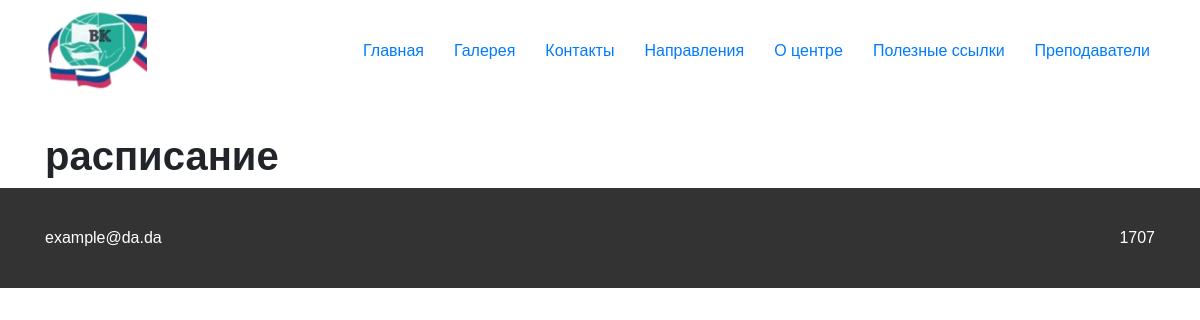
The page /schedule/1/ on the database its author committed.
### main/models.py (models this page shows, shortened)
class InfoPages(models.Model):
    name = models.CharField('название страницы', max_length=40, unique=True)
    content = models.TextField('текст страницы')

class KidsGroup(models.Model):
    name = models.CharField('название группы', max_length=30)
    image = models.ImageField('картинка группы', upload_to='media/KidsGroup')
    schedule = models.TextField('расписание')
    da = models.AutoField
    class Meta:
        verbose_name = "группа детей"
        verbose_name_plural = "группы детей"

class GeneralInfo(models.Model):
    contact_email = models.CharField('имейл, который будет показываться на каждой странице сайта', max_length=50)
    contact_phone = models.CharField('номер телефона, который будет показываться на каждой странице сайта', max_length=50)
    class Meta:
        verbose_name = "общая информация"
        verbose_name_plural = "общая информация"

### main/views.py (the view)
# urls.py: path('schedule/<int:pk>/', views.ScheduleView.as_view()),
class ScheduleView(View):
    def get(self, request, pk):
        group = KidsGroup.objects.get(id=pk)
        return render(request, 'schedule.html', {'group': group})

### main/context_processor.py (called while the page is built)
def extras(request):
    general = GeneralInfo.objects.get(id=1)
    info_pages = InfoPages.objects.values('name')
    return {'general': general, 'info_pages': info_pages}

### templates/schedule.html
{% extends 'base.html' %}
{% block content %}
    <div class="container">
    <h1>{{ group.schedule }}</h1>
    </div>
{% endblock content %}

### templates/include/header.html
{% load static %}
<header class="header" id="header">
        <div class="container">
            <div class="row align-items-center justify-content-lg-between">
                <div class="col-lg-auto">
                    <a href="/index.html"><img src={% static "img/VC_Logo 1.png" %} alt="" class="logo"></a>
                </div>
                <div class="col-lg-auto">
                    <nav class="">
                        <ul class="nav d-flex justify-content-center">
                            <li class="nav__item">
                                <a href="/">Главная</a>
                            </li>
                            <li class="nav__item">
                                <a href="/gallerey.html">Галерея</a>
                            </li>
                            {% for i in info_pages %}
                            <li class="nav__item">
                                <a href="/info/{{ i.name }}">{{ i.name }}</a>
                            </li>
                            {% endfor %}
                        </ul>
                    </nav>
                </div>
            </div>
            </div>
    </header>

### templates/include/footer.html
<footer class="footer">
        <div class="container footer__container">
            <div class="email">
                {{ general.contact_email }}
            </div>
            <div class="tel">
                {{ general.contact_phone }}
            </div>
        </div>
    </footer>

### static/css/style.css (style rules this page uses)
body { font-family: 'PT Sans', sans-serif; }
*, *::before, *::after { -webkit-box-sizing: border-box; box-sizing: border-box; }
ul, li { display: block; padding: 0; margin: 0; }
h1, h2, h3, h4, h5 { font-weight: 700; color: inherit; }
.header { overflow: hidden; background-color: #fff; z-index: 9999; position: fixed; top: 0; width: 100%; }
.nav__item a { padding: 5px; border-radius: 10px; }
.nav__item + .nav__item { margin-left: 20px; }
.footer { background-color: #333333; }
.footer__container { display: -webkit-box; display: -ms-flexbox; display: flex; -webkit-box-pack: justify; -ms-flex-pack: justify; justify-content: space-between; -webkit-box-align: center; -ms-flex-align: center; align-items: center; color: #fff; min-height: 100px; }

### rows shown on the page
InfoPages: name "Контакты"
InfoPages: name "Направления"
InfoPages: name "О центре"
InfoPages: name "Полезные ссылки"
InfoPages: name "Преподаватели"
KidsGroup: schedule "расписание"
GeneralInfo: contact_email "example@da.da", contact_phone "1707"
